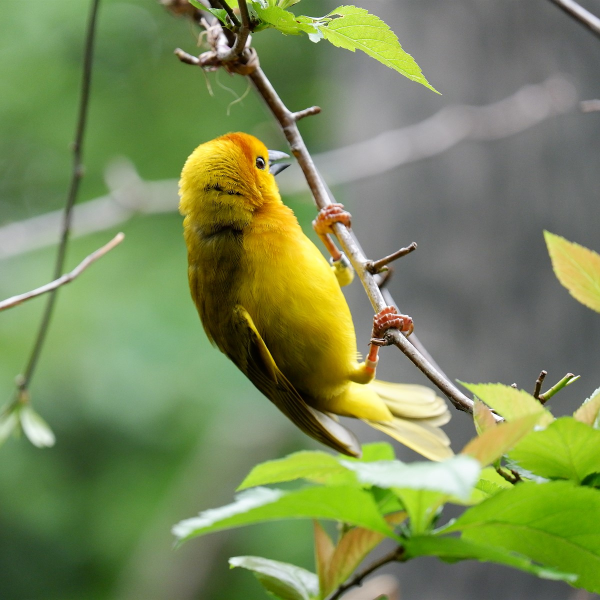
#> input picture images/sample.jpeg, 1200 x 1200 px (shown at 1/2 size)
$ python image_processing.py
#> lines starting #> are read from the running program, lines starting #| are printed output that depends on the picture
import cv2
import numpy as np
import matplotlib.pyplot as plt

# Load the image
image = cv2.imread('images/sample.jpeg')  # Replace with your actual image file
#> image is the input picture: shape (1200, 1200, 3); mean B, G, R 86.9, 137.6, 121.8
image_rgb = cv2.cvtColor(image, cv2.COLOR_BGR2RGB)  # Convert to RGB format

# Display the image
plt.imshow(image_rgb)
plt.title("Original Image")
plt.axis("off")
plt.show()


# Define rotation parameters
(h, w) = image.shape[:2]  # Get image height and width
#> h = 1200; w = 1200
center = (w // 2, h // 2)  # Find the center of the image
#> center = (600, 600)
angle = 45  # Rotate by 45 degrees
scale = 1.0  # Keep the scale the same

# Create the rotation matrix
rotation_matrix = cv2.getRotationMatrix2D(center, angle, scale)

# Apply the rotation
rotated_image = cv2.warpAffine(image, rotation_matrix, (w, h))
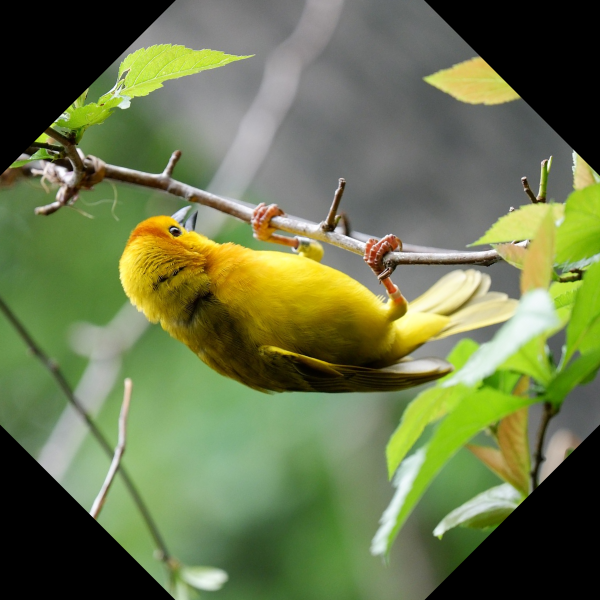
#> rotated_image: shape (1200, 1200, 3) (shown at 1/2 size); mean B, G, R 74.9, 116.5, 105.5

# Display the rotated image
plt.imshow(cv2.cvtColor(rotated_image, cv2.COLOR_BGR2RGB))
plt.title("Rotated Image (45°)")
plt.axis("off")
plt.show()

# Scale the image by 1.5x
scaled_image = cv2.resize(image, None, fx=1.5, fy=1.5, interpolation=cv2.INTER_LINEAR)

# Display the scaled image
plt.imshow(cv2.cvtColor(scaled_image, cv2.COLOR_BGR2RGB))
plt.title("Scaled Image (1.5x)")
plt.axis("off")
plt.show()


h, w = image.shape[:2]
# Define focal length variations
focal_lengths = [50, 100, 200]

# Display different focal lengths
plt.figure(figsize=(12, 4))
for i, f in enumerate(focal_lengths):
    # Create a correct homography matrix
    f_matrix = np.array([[f, 0, w//2], [0, f, h//2], [0, 0, 1]], dtype=np.float32)

    # Use `cv2.getPerspectiveTransform()` instead to define a proper perspective transform
    src_pts = np.float32([[0, 0], [w-1, 0], [0, h-1], [w-1, h-1]])
    dst_pts = np.float32([[0, 0], [w-1, 0], [0, h-1], [w-1, h-1]])  # Identity transformation
    homography_matrix = cv2.getPerspectiveTransform(src_pts, dst_pts)

    warped_image = cv2.warpPerspective(image, homography_matrix, (w, h))

    plt.subplot(1, 3, i+1)
    plt.imshow(cv2.cvtColor(warped_image, cv2.COLOR_BGR2RGB))
    plt.title(f"Focal Length: {f}")
    plt.axis("off")

plt.show()
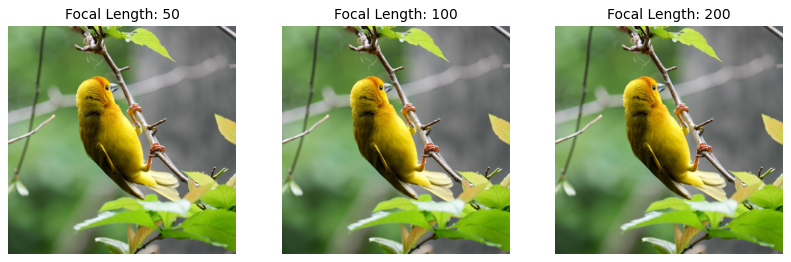
#> figure drawn by matplotlib, 3 panels
